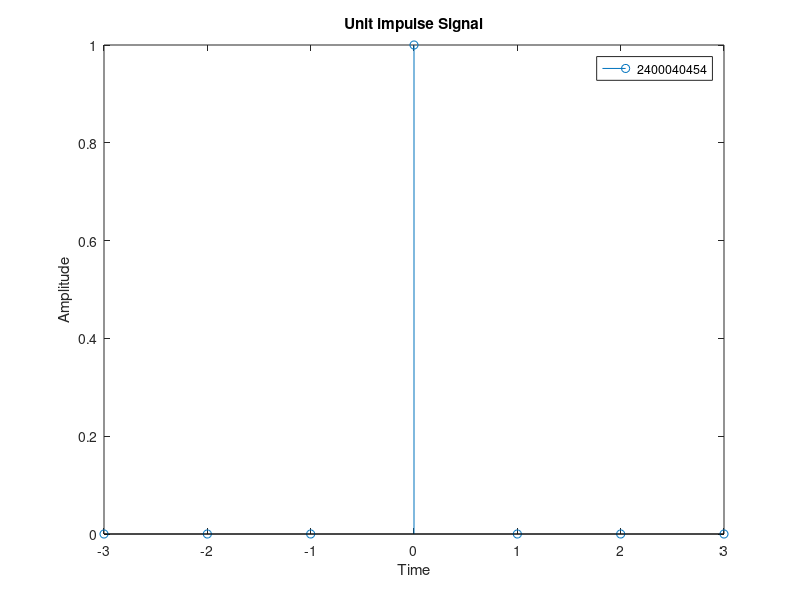

Write the MATLAB code that produced this figure.
clc;
clear all;
close all;
n = -3:1:3;
y = [0 0 0 1 0 0 0];
stem(n, y);
xlabel("Time");
ylabel("Amplitude");
legend("2400040454");
title("Unit impulse Signal");
